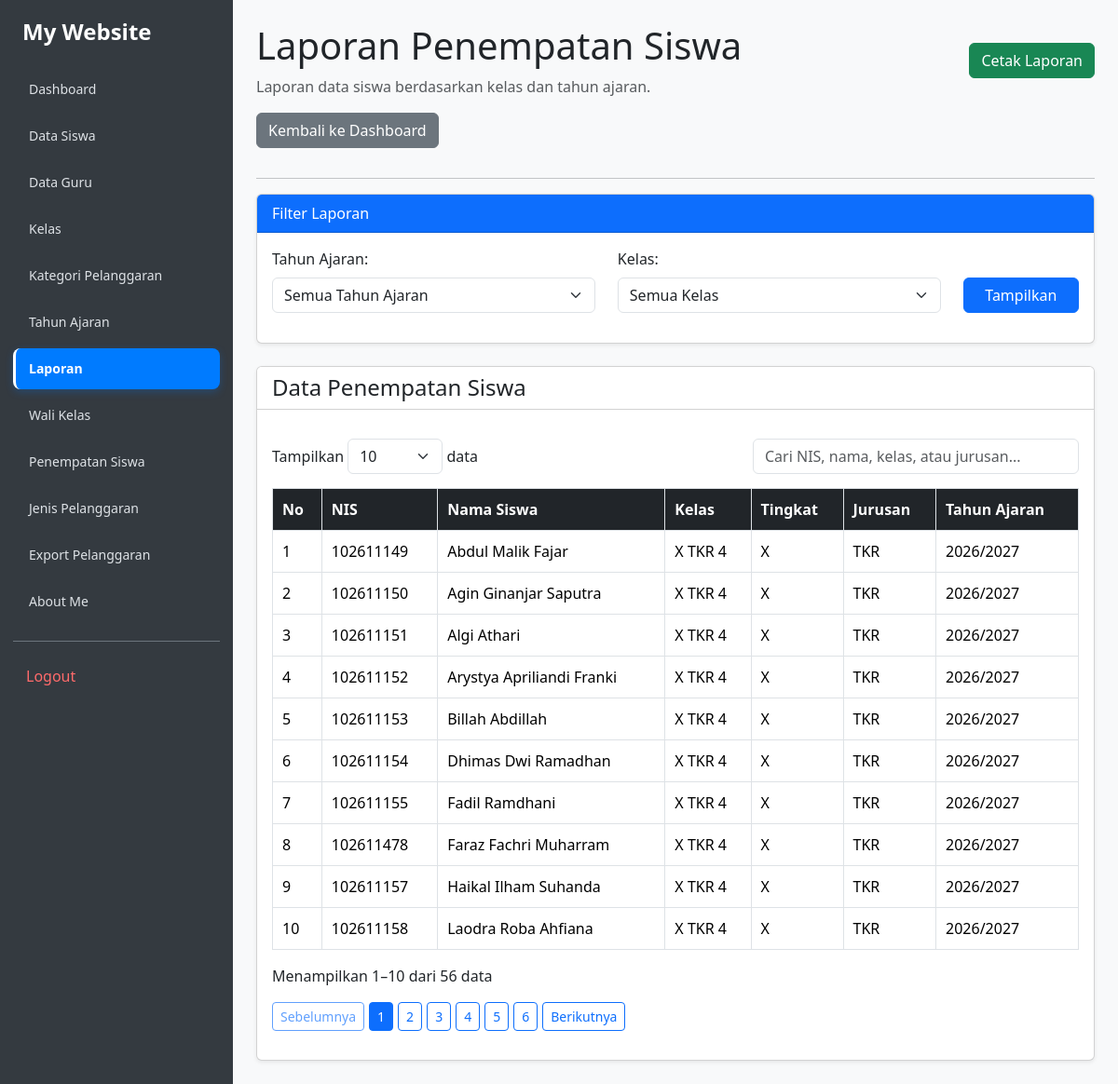
The app's page /laporan.php (signed in) with its own data.
### tables this page shows
CREATE TABLE `t_siswa` (
  `id` int(11) NOT NULL,
  `nis` varchar(30) NOT NULL,
  `nisn` varchar(20) NOT NULL,
  `nama` varchar(150) NOT NULL,
  `jenis_kelamin` char(1) NOT NULL,
  `tanggal_lahir` date NOT NULL,
  `alamat` text NOT NULL,
  `status_aktif` tinyint(1) NOT NULL,
  `created_at` timestamp NOT NULL DEFAULT current_timestamp(),
  `updated_at` timestamp NOT NULL DEFAULT current_timestamp()
);

CREATE TABLE `t_kelas` (
  `id` int(11) NOT NULL,
  `nama` varchar(100) NOT NULL,
  `tingkat` varchar(20) NOT NULL,
  `jurusan` varchar(100) NOT NULL,
  `status_aktif` tinyint(1) NOT NULL,
  `created_at` timestamp NOT NULL DEFAULT current_timestamp(),
  `updated_at` timestamp NOT NULL DEFAULT current_timestamp()
);

CREATE TABLE `t_tahun_ajaran` (
  `id` int(11) NOT NULL,
  `nama` varchar(20) NOT NULL,
  `tanggal_mulai` date NOT NULL,
  `tanggal_selesai` date NOT NULL,
  `status_aktif` tinyint(1) NOT NULL,
  `created_at` timestamp NOT NULL DEFAULT current_timestamp(),
  `updated_at` timestamp NOT NULL DEFAULT current_timestamp()
);

### laporan.php (the view, shortened to what this page needs)
<?php
include 'config/koneksi.php';
$sql = "
    SELECT
        s.nis,
        s.nama AS nama_siswa,
        k.nama AS nama_kelas,
        k.tingkat,
        k.jurusan,
        ta.nama AS tahun_ajaran
    FROM t_kelas_siswa ks
    JOIN t_siswa s ON ks.siswa_id = s.id
    JOIN t_kelas k ON ks.kelas_id = k.id
    JOIN t_tahun_ajaran ta ON ks.tahun_ajaran_id = ta.id
    WHERE 1 = 1
";
$sql .= " ORDER BY k.nama ASC, s.nama ASC";
$query_laporan = mysqli_query($koneksi, $sql);
$data_laporan = [];
while ($row = mysqli_fetch_assoc($query_laporan)) {
    $data_laporan[] = $row;
}
?>
<!DOCTYPE html>
<html lang="id">
<head>
    <link href="https://cdn.jsdelivr.net/npm/bootstrap@5.3.8/dist/css/bootstrap.min.css" rel="stylesheet">
</head>
<body>
<?php include 'includes/sidebar.php'; ?>
<main class="main-content">
    <div class="d-flex justify-content-between align-items-center flex-wrap">
        <div>
            <h1>Laporan Penempatan Siswa</h1>
            <p class="text-muted">
                Laporan data siswa berdasarkan kelas dan tahun ajaran.
            </p>
        </div>
        <div class="tombol-aksi mb-3">
            <button type="button"
                    onclick="window.print()"
                    class="btn btn-success">
                Cetak Laporan
            </button>
        </div>
    </div>
    <a href="dashboard.php"
       class="btn btn-secondary mb-3 kembali-dashboard">
        Kembali ke Dashboard
    </a>
    <hr>
    <div class="card shadow-sm mb-4 filter-laporan">
        <div class="card-header bg-primary text-white">
            Filter Laporan
        </div>
        <div class="card-body">
            <form method="GET" action="laporan.php">
                <div class="row">
                    <div class="col-md-5 mb-3">
                        <label class="form-label">Tahun Ajaran:</label>
                        <select name="tahun_ajaran_id" class="form-select">
                            <option value="0">Semua Tahun Ajaran</option>
                        </select>
                    </div>
                    <div class="col-md-5 mb-3">
                        <label class="form-label">Kelas:</label>
                        <select name="kelas_id" class="form-select">
                            <option value="0">Semua Kelas</option>
                        </select>
                    </div>
                    <div class="col-md-2 d-flex align-items-end mb-3">
                        <button type="submit" class="btn btn-primary w-100">
                            Tampilkan
                        </button>
                    </div>
                </div>
            </form>
        </div>
    </div>
    <div class="card shadow-sm">
        <div class="card-header bg-white">
            <h4 class="mb-0">Data Penempatan Siswa</h4>
        </div>
        <div class="card-body">
            <div class="kontrol-tabel">
                <label class="mb-0">
                    Tampilkan
                    <select id="jumlahData"
                            class="form-select d-inline-block"
                            style="width: auto;">
                        <option value="10" selected>10</option>
                    </select>
                    data
                </label>
                <input type="search"
                       id="cariData"
                       class="form-control"
                       placeholder="Cari NIS, nama, kelas, atau jurusan...">
            </div>
            <div class="tabel-wrapper">
                <table class="table table-bordered table-hover"
                       id="tabelLaporan">
                    <thead>
                        <tr>
                            <th>No</th>
                            <th>NIS</th>
                            <th>Nama Siswa</th>
                            <th>Kelas</th>
                            <th>Tingkat</th>
                            <th>Jurusan</th>
                            <th>Tahun Ajaran</th>
                        </tr>
                    </thead>
                    <tbody>
                        <?php if (count($data_laporan) > 0) { ?>
                            <?php foreach ($data_laporan as $index => $row) { ?>
                                <tr>
                                    <td><?= $index + 1 ?></td>
                                    <td><?= htmlspecialchars($row['nis'] ?? '') ?></td>
                                    <td><?= htmlspecialchars($row['nama_siswa']) ?></td>
                                    <td><?= htmlspecialchars($row['nama_kelas']) ?></td>
                                    <td><?= htmlspecialchars($row['tingkat']) ?></td>
                                    <td><?= htmlspecialchars($row['jurusan']) ?></td>
                                    <td><?= htmlspecialchars($row['tahun_ajaran']) ?></td>
                                </tr>
                            <?php } ?>
                        <?php } ?>
                    </tbody>
                </table>
            </div>
            <p id="infoData" class="mt-3"></p>
            <div id="paginasi" class="paginasi"></div>
        </div>
    </div>
</main>
</body>
</html>

### includes/sidebar.css (style rules this page uses)
body { background: #f8f9fa; margin: 0; }
.main-content { margin-left: 250px; padding: 25px; min-width: 0; box-sizing: border-box; }

### laporan.php (style rules this page uses)
main { min-width: 0; }
.tabel-wrapper { width: 100%; overflow-x: auto; background: white; }
#tabelLaporan { width: 100%; margin-bottom: 0; }
#tabelLaporan th { background: #212529; color: white; white-space: nowrap; cursor: pointer; }
#tabelLaporan th, #tabelLaporan td { padding: 10px; vertical-align: middle; }
.kontrol-tabel { display: flex; justify-content: space-between; align-items: center; gap: 10px; flex-wrap: wrap; margin: 15px 0; }
.kontrol-tabel input { max-width: 350px; }
.paginasi { display: flex; gap: 5px; flex-wrap: wrap; margin: 15px 0; }

### records on screen
t_siswa: nis "102611149", nama "Abdul Malik Fajar", t_kelas.nama "X TKR 4", t_kelas.tingkat "X", t_kelas.jurusan "TKR", t_tahun_ajaran.nama "2026/2027"
t_siswa: nis "102611150", nama "Agin Ginanjar Saputra", t_kelas.nama "X TKR 4", t_kelas.tingkat "X", t_kelas.jurusan "TKR", t_tahun_ajaran.nama "2026/2027"
t_siswa: nis "102611151", nama "Algi Athari", t_kelas.nama "X TKR 4", t_kelas.tingkat "X", t_kelas.jurusan "TKR", t_tahun_ajaran.nama "2026/2027"
t_siswa: nis "102611152", nama "Arystya Apriliandi Franki", t_kelas.nama "X TKR 4", t_kelas.tingkat "X", t_kelas.jurusan "TKR", t_tahun_ajaran.nama "2026/2027"
t_siswa: nis "102611153", nama "Billah Abdillah", t_kelas.nama "X TKR 4", t_kelas.tingkat "X", t_kelas.jurusan "TKR", t_tahun_ajaran.nama "2026/2027"
t_siswa: nis "102611154", nama "Dhimas Dwi Ramadhan", t_kelas.nama "X TKR 4", t_kelas.tingkat "X", t_kelas.jurusan "TKR", t_tahun_ajaran.nama "2026/2027"
t_siswa: nis "102611155", nama "Fadil Ramdhani", t_kelas.nama "X TKR 4", t_kelas.tingkat "X", t_kelas.jurusan "TKR", t_tahun_ajaran.nama "2026/2027"
t_siswa: nis "102611478", nama "Faraz Fachri Muharram", t_kelas.nama "X TKR 4", t_kelas.tingkat "X", t_kelas.jurusan "TKR", t_tahun_ajaran.nama "2026/2027"
t_siswa: nis "102611157", nama "Haikal Ilham Suhanda", t_kelas.nama "X TKR 4", t_kelas.tingkat "X", t_kelas.jurusan "TKR", t_tahun_ajaran.nama "2026/2027"
t_siswa: nis "102611158", nama "Laodra Roba Ahfiana", t_kelas.nama "X TKR 4", t_kelas.tingkat "X", t_kelas.jurusan "TKR", t_tahun_ajaran.nama "2026/2027"

### other values on screen
$item[0] "Dashboard"
$item[0] "Data Siswa"
$item[0] "Data Guru"
$item[0] "Kelas"
$item[0] "Kategori Pelanggaran"
$item[0] "Tahun Ajaran"
$item[0] "Laporan"
$item[0] "Wali Kelas"
$item[0] "Penempatan Siswa"
$item[0] "Jenis Pelanggaran"
$item[0] "Export Pelanggaran"
$item[0] "About Me"
